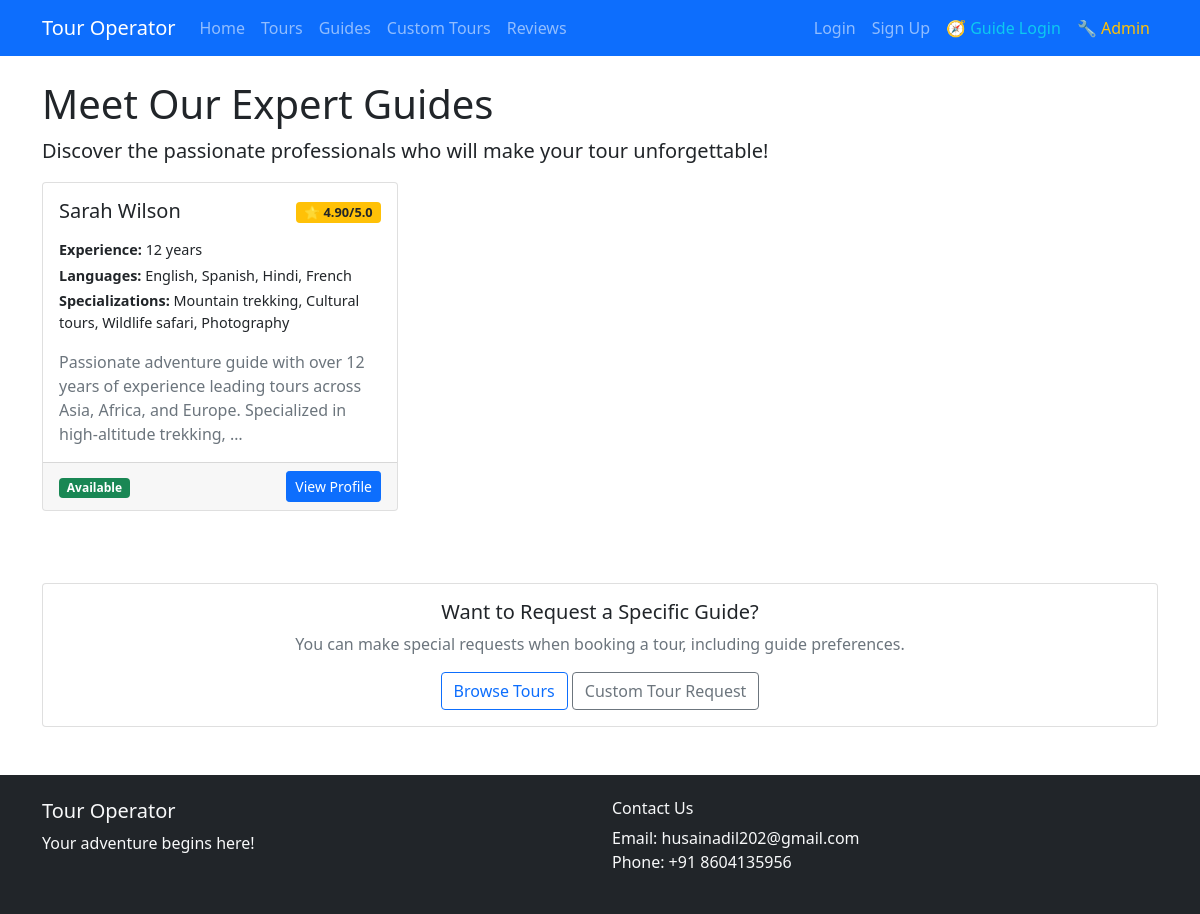
/guides/, run on the app's committed database.
### guides/models.py (models this page shows, shortened)
class Guide(models.Model):
    user = models.OneToOneField(User, on_delete=models.CASCADE)
    phone = models.CharField(max_length=15)
    experience_years = models.IntegerField()
    languages = models.CharField(max_length=200, help_text="Comma-separated languages")
    specializations = models.CharField(max_length=300, help_text="Areas of expertise")
    bio = models.TextField()
    is_available = models.BooleanField(default=True)
    rating = models.DecimalField(max_digits=3, decimal_places=2, default=0.00)
    created_at = models.DateTimeField(auto_now_add=True)

### guides/views.py (the view)
# urls.py: path('', views.guide_list, name='guide_list'),
def guide_list(request):
    guides = Guide.objects.filter(is_available=True).order_by('-rating')
    return render(request, 'guides/guide_list.html', {'guides': guides})

### templates/guides/guide_list.html (shortened to what this page needs)
{% extends 'base.html' %}
{% block content %}
<h1>Meet Our Expert Guides</h1>
<p class="lead">Discover the passionate professionals who will make your tour unforgettable!</p>
{% if guides %}
    <div class="row">
        {% for guide in guides %}
            <div class="col-md-6 col-lg-4 mb-4">
                <div class="card h-100">
                    <div class="card-body">
                        <div class="d-flex justify-content-between align-items-start mb-3">
                            <h5 class="card-title mb-0">{{ guide.user.first_name }} {{ guide.user.last_name }}</h5>
                            <div class="rating">
                                {% if guide.rating > 0 %}
                                    <span class="badge bg-warning text-dark">
                                        ⭐ {{ guide.rating }}/5.0
                                    </span>
                                {% else %}
                                    <span class="badge bg-secondary">New Guide</span>
                                {% endif %}
                            </div>
                        </div>
                        <div class="guide-info mb-3">
                            <p class="mb-1">
                                <strong>Experience:</strong> {{ guide.experience_years }} year{{ guide.experience_years|pluralize }}
                            </p>
                            <p class="mb-1">
                                <strong>Languages:</strong> {{ guide.languages }}
                            </p>
                            {% if guide.specializations %}
                                <p class="mb-1">
                                    <strong>Specializations:</strong> {{ guide.specializations|truncatewords:8 }}
                                </p>
                            {% endif %}
                        </div>
                        {% if guide.bio %}
                            <p class="card-text text-muted">
                                {{ guide.bio|truncatewords:20 }}
                            </p>
                        {% endif %}
                    </div>
                    <div class="card-footer">
                        <div class="d-flex justify-content-between align-items-center">
                            <div class="availability-status">
                                {% if guide.is_available %}
                                    <span class="badge bg-success">Available</span>
                                {% else %}
                                    <span class="badge bg-danger">Unavailable</span>
                                {% endif %}
                            </div>
                            <a href="{% url 'guide_profile' guide.id %}" class="btn btn-primary btn-sm">View Profile</a>
                        </div>
                    </div>
                </div>
            </div>
        {% endfor %}
    </div>
    <div class="text-center mt-5">
        <div class="card">
            <div class="card-body">
                <h5>Want to Request a Specific Guide?</h5>
                <p class="text-muted">You can make special requests when booking a tour, including guide preferences.</p>
                <a href="{% url 'tour_list' %}" class="btn btn-outline-primary">Browse Tours</a>
                <a href="{% url 'custom_tour_request' %}" class="btn btn-outline-secondary">Custom Tour Request</a>
            </div>
        </div>
    </div>
{% else %}
    <div class="alert alert-info text-center">
        <h4>No guides available at the moment</h4>
        <p>We're currently updating our guide directory. Please check back soon!</p>
        <a href="{% url 'tour_list' %}" class="btn btn-primary">Browse Tours</a>
    </div>
{% endif %}
{% endblock %}

### templates/guides/guide_list.html (style rules this page uses)
.rating .badge { font-size: 0.8em; }
.guide-info p { font-size: 0.9em; }
.card { transition: transform 0.2s ease-in-out; }
.availability-status .badge { font-size: 0.75em; }

### data on the page
Guide: user.first_name "Sarah", user.last_name "Wilson", rating "4.90", experience_years "12", languages "English, Spanish, Hindi, French", specializations "Mountain trekking, Cultural tours, Wildlife safari, Photography", bio "Passionate adventure guide with over 12 years of experience leading tours across Asia, Africa, and Europe. Specialized in high-altitude trekking, …", is_available "Available"
